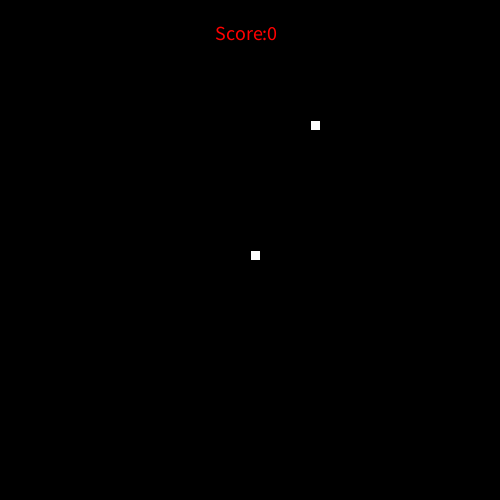
Frame 1 (no input)
Frame 60 (the mouse pressed at the canvas centre just before this capture): identical to frame 1, image omitted
Frame 120 (the mouse held since frame 60 and released just before this capture): identical to frame 1, image omitted

The Processing sketch that drew this single still picture (run headless with seeded random() and noise(); from frame 60 on, the mouse is pressed at the canvas centre):

// Processing sketch: H13
// ── H13.pde
ArrayList<Integer> snakeTailX = new ArrayList<Integer>();
ArrayList<Integer> snakeTailY = new ArrayList<Integer>();
int x = 25;
int y = 25;
int point;
int r = floor(random(49));
int a = floor(random(49));
boolean dead = false;

void setup(){
  size(500,500);
  frameRate(10);
  
}

void draw(){
  println(snakeTailX,snakeTailY);
  background(0,0,0);
    textSize(20);
    fill(255,0,0);
  text("Score:" +  point ,215,40);
      noFill();
  fill(255,255,255);
  if(x == r && y == a){
    point ++;
    r = floor(random(49));
    a = floor(random(49));
    
}
    
       updatetail();
 if(keyCode == 37){
     x--;
   }else if(keyCode == 38){
     y--;   
   }else if(keyCode == 39){
     x++;
   }else if(keyCode == 40){
     y++;
   }
   if(x == 50 || y == 50 || x== -1||y== -1){
    dead = true;
   }
   
     rect(r*10,a*10,10,10);
     rect(x*10,y*10,10,10);
  
   snaketail();

   
    for(int i = 0; i< snakeTailX.size(); i++){
        fill(random(240),random(240),random(240));
      rect(snakeTailX.get(i)*10,snakeTailY.get(i)*10,10,10);
  }
  
    for(int i = 1; i<snakeTailX.size(); i++){
    if(x == snakeTailX.get(i) && y == snakeTailY.get(i)){
        dead = true; 
        println("yourdead");
    }
  }
   
  gameover();
  
  
}

void snaketail(){
  if(x ==r && y==a){
    snakeTailX.add(100);
    snakeTailY.add(100);
   
  } 
}



void updatetail(){
  if(snakeTailX.size() > 0){
    int[] kopieTailX = new int[snakeTailX.size()];
    int[] kopieTailY = new int[snakeTailY.size()];
    for(int i = 0; i < snakeTailX.size(); i++){
      kopieTailX[i] = snakeTailX.get(i);
      kopieTailY[i] = snakeTailY.get(i);
    }
    snakeTailX.set(0,x);
    snakeTailY.set(0,y);
    for(int i =1; i <snakeTailX.size(); i++){
      snakeTailX.set(i,kopieTailX[i - 1]);
      snakeTailY.set(i,kopieTailY[i - 1]);
    }
  }  
}

void gameover(){
  if( dead == true){
    snakeTailX.clear();
    snakeTailY.clear();
    fill(255,255,255);
    x = 25;
    y = 25;
    point =0;
    dead = false;
    noLoop();
    textSize(30);
    text("Game Over", 180,250);
    textSize(13);
    text("Press space", 225,300);  
  }
}

void keyReleased(){
  if(keyCode == 32){ 
  loop();
  }
}
